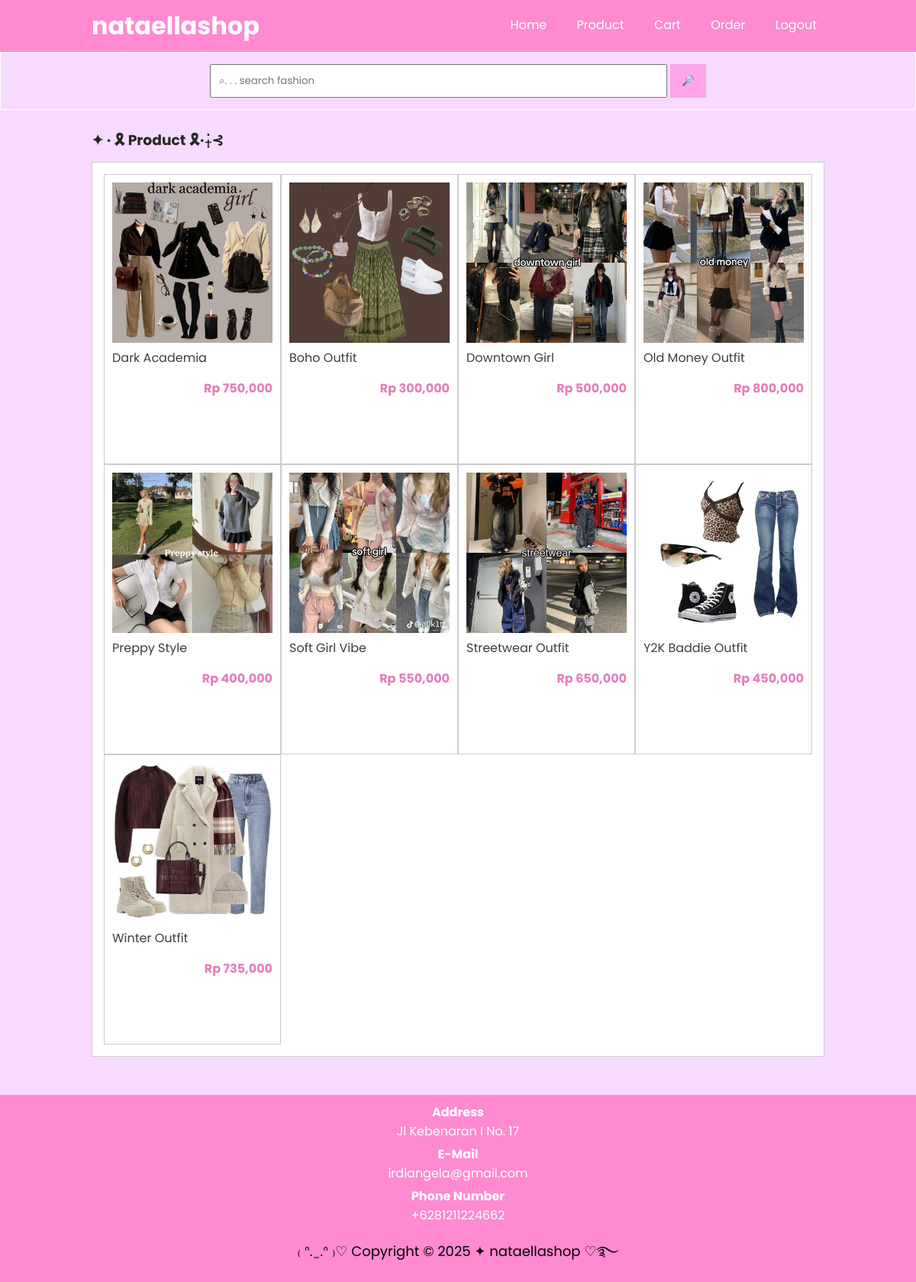
Page /nataellashop/produk.php on the committed database.
### tables this page shows
CREATE TABLE `tb_product` (
  `product_id` int(11) NOT NULL,
  `category_id` int(11) NOT NULL,
  `product_name` varchar(100) NOT NULL,
  `product_price` int(11) NOT NULL,
  `product_description` text NOT NULL,
  `product_image` varchar(100) NOT NULL,
  `product_status` tinyint(1) NOT NULL,
  `date_created` timestamp NOT NULL DEFAULT current_timestamp(),
  `stock` int(11) DEFAULT 0
);

### nataellashop/produk.php (the view, shortened to what this page needs)
<?php
    include 'db.php';
    $kontak = mysqli_query($conn, "SELECT admin_telp, admin_email, admin_address FROM tb_admin
    WHERE admin_id =1");
    $a = mysqli_fetch_object($kontak);
?>
<!DOCTYPE html>
<html lang="en">
<head>
    <link rel="stylesheet" type="text/css" href="css/style.css">
</head>
<body>
    <header>
    <div class="container">
        <h1><a href="index.php">nataellashop</a></h1>
        <ul id="navbar">
            <li><a href="index.php">Home</a></li>
            <li><a href="produk.php">Product</a></li>
            <li><a href="cart.php">Cart</a></li>
            <li><a href="order.php">Order</a></li>
            <li><a href="login.php">Logout</a></li>
        </ul>
    </div>
    </header>
      <div class="search">
        <div class="container">
            <form action="produk.php">
                <input type="text" name="search" placeholder="⌕. . . search fashion" value="<?php echo $_GET['search'] ?>">
                <input type="submit" name="cari" value="🔎">
            </form>
        </div>
      </div>
        <div class="section">
            <div class="container">
                <h3>✦ · 🎗 Product 🎗·₊̣̇⊰</h3>
                <div class="box">
                    <?php
                            $produk = mysqli_query($conn, "SELECT * FROM tb_product WHERE product_status = 1 $where ORDER BY product_id");
                            if(mysqli_num_rows($produk) > 0){
                                while($p = mysqli_fetch_array($produk)){
                    ?>
                        <a href="detail-produk.php?id=<?php echo $p['product_id'] ?>">
                            <div class="col-4">
                                <img src="produk/<?php echo $p['product_image'] ?>">
                                <p class="nama"><?php echo substr($p['product_name'], 0, 30) ?></p>
                                <p class="harga">Rp <?php echo number_format($p['product_price'])?></p>
                            </div>
                        </a>
                    <?php }}else{ ?>
                        <p>There is no product</p>
                    <?php } ?>
                    </div>
            </div>
        </div>
        <div class="footer">
            <div class="container">
                <h4>Address</h4>
                <p><?php echo $a->admin_address ?></p>
                <h4>E-Mail</h4>
                <p><?php echo $a->admin_email ?></p>
                <h4>Phone Number</h4>
                <p><?php echo $a->admin_telp ?></p>
                <small>₍ ᐢ. ̫ .ᐢ ₎♡ Copyright &copy; 2025 ✦ nataellashop ♡࿐</small>
                </div>
        </div>
</body>
</html>

### nataellashop/css/style.css (style rules this page uses)
* { padding: 0; margin: 0; font-family: 'Poppins', sans-serif; }
body { background-color: rgb(246, 218, 255); }
a { color: inherit; text-decoration: none; }
header { background-color: hsl(324, 100%, 77%); color: #fff; z-index: 10; }
#navbar { z-index: 10; }
header h1 { float: left; padding: 10px 0; }
header ul { float: right; }
header ul li { display: inline-block; }
header ul li a { padding: 20px 10px 20px 25px; text-decoration: none; color: #fff; display: block; }
.container { width: 80%; margin:0 auto; }
.container:after { content: ''; display: block; clear: both; }
.container h1 { color: #ffffff; }
.section { padding: 25px 0; color: rgb(39, 39, 39); }
.box { background-color: #fff; border:1px solid #ccc; padding: 15px; box-sizing: border-box; margin:10px 0px 25px 0px; }
.box:after { content: ''; display: block; clear: both; }
.search { padding: 15px 0; background-color: rgb(246, 218, 255); border: 1px solid #ffffff; text-align: center; }
.search input[type=text] { width: 60%; padding:10px; }
.search input[type=submit] { padding:12px 15px; background-color: #ffa4ea; border: none; cursor: pointer; }
.col-4 { width: 25%; height: 380px; border: 1px solid #ccc; float: left; padding: 10px; box-sizing: border-box; }
.col-4 img { width: 100%; }
.col-4 .nama { color: #3d3d3d; margin-bottom: 15px; }
.col-4 .harga { font-weight: bold; color: #e47ebb; float: right; }
.footer { padding: 10px 0; background-color: #ff8ad0; color: #ffffff; text-align: center; }
.footer p { margin-bottom: 5px; }
.footer small { font-size: large; color: #000000; margin-top: 10px; display: inline-block; }

### rows in the picture
tb_product: product_image (picture), product_name "Dark Academia", product_price "750,000"
tb_product: product_image (picture), product_name "Boho Outfit", product_price "300,000"
tb_product: product_image (picture), product_name "Downtown Girl", product_price "500,000"
tb_product: product_image (picture), product_name "Old Money Outfit", product_price "800,000"
tb_product: product_image (picture), product_name "Preppy Style", product_price "400,000"
tb_product: product_image (picture), product_name "Soft Girl Vibe", product_price "550,000"
tb_product: product_image (picture), product_name "Streetwear Outfit", product_price "650,000"
tb_product: product_image (picture), product_name "Y2K Baddie Outfit", product_price "450,000"
tb_product: product_image (picture), product_name "Winter Outfit", product_price "735,000"

### other values in the picture
$a->admin_address "Jl Kebenaran I No. 17"
$a->admin_email "irdiangela@gmail.com"
$a->admin_telp "+6281211224662"
